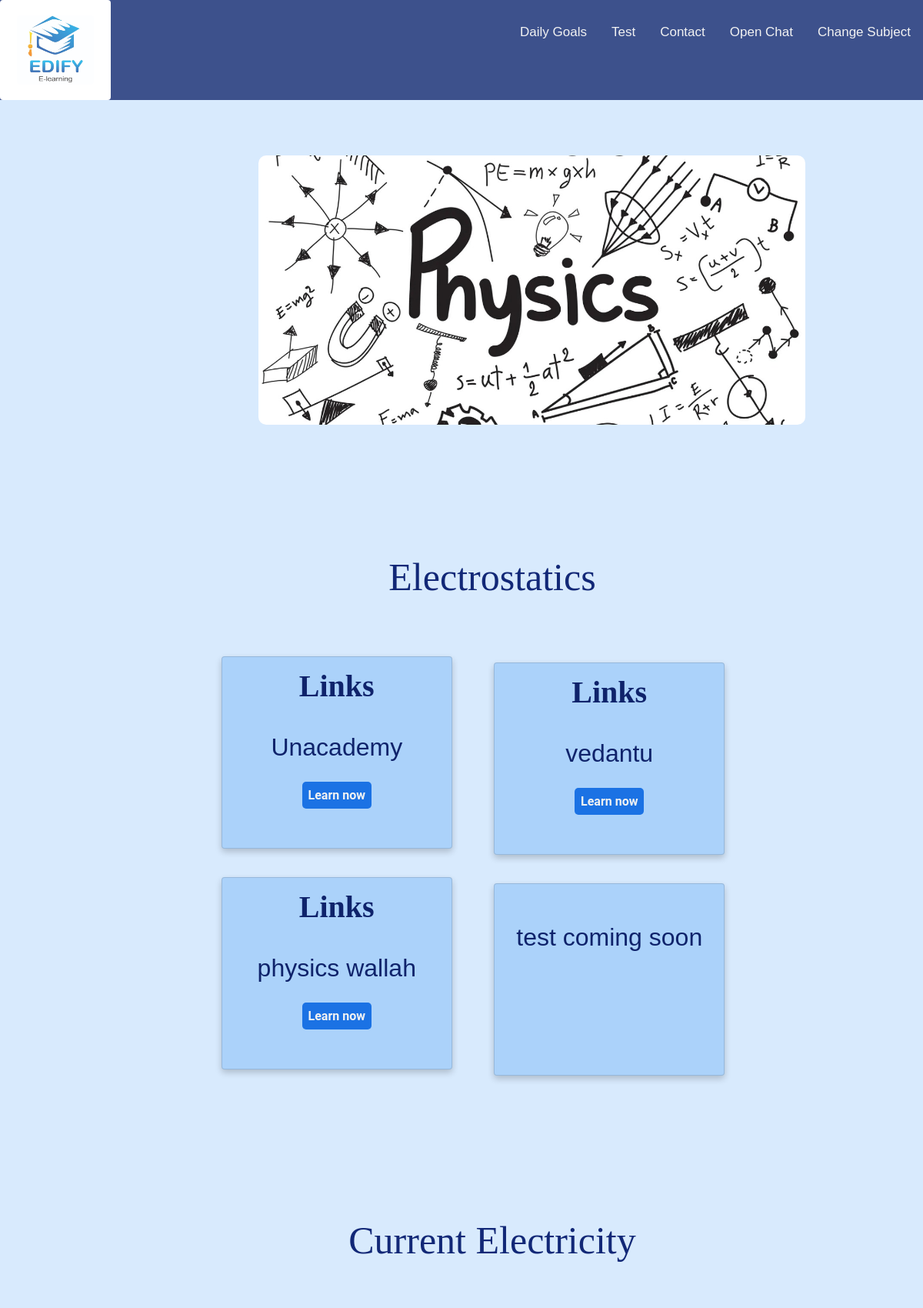
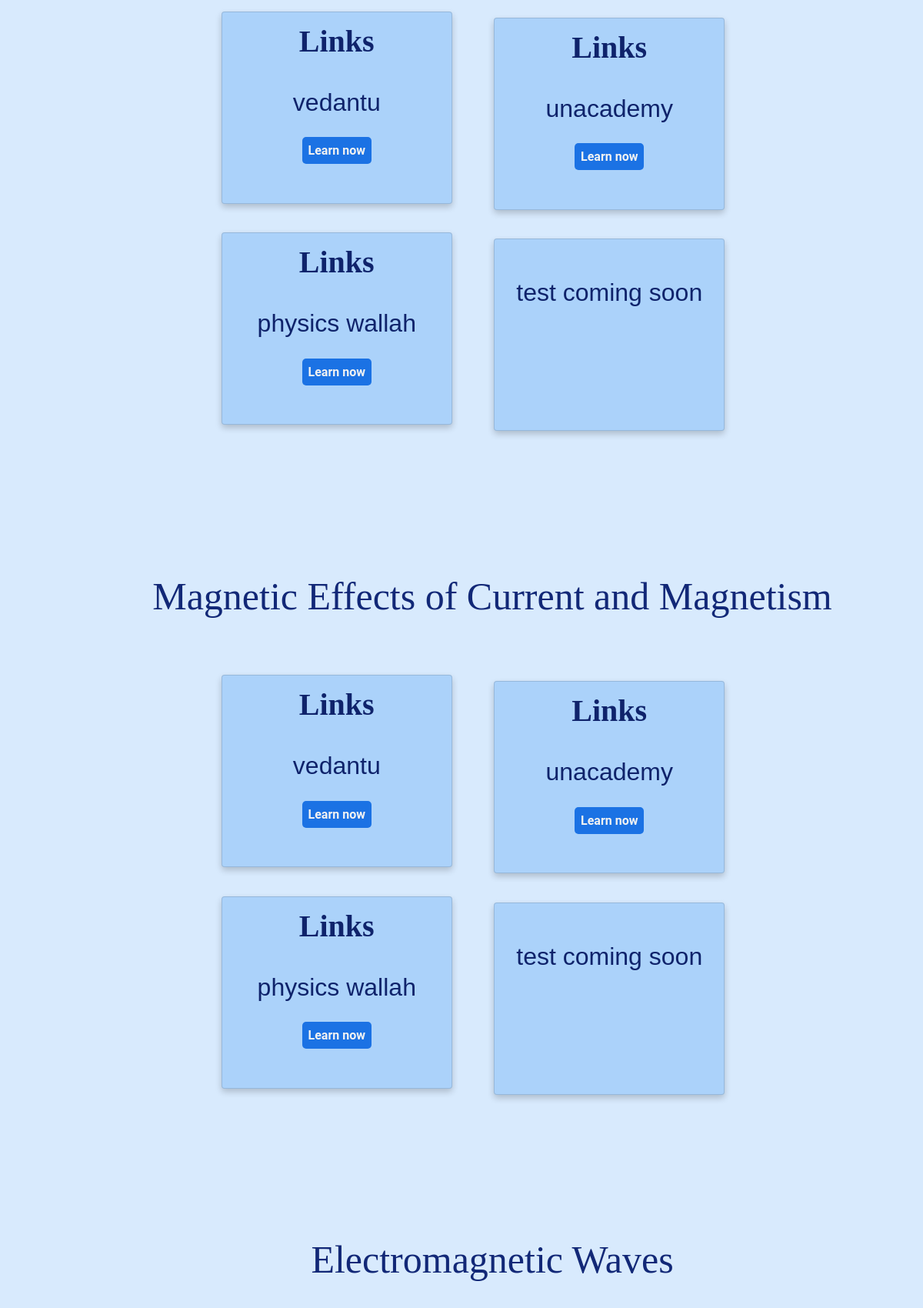
The page /maths (upper part) on the database its author committed (2 pictures, top to bottom).
### edify/models.py (models this page shows, shortened)
class Physics(models.Model):
    name:models.CharField(max_length=100)
    topic1=models.CharField(max_length=100)
    channel1=models.CharField(max_length=100)
    link1=models.URLField(max_length=200)
    channel2=models.CharField(max_length=100)
    link2=models.URLField(max_length=200)
    channel3=models.CharField(max_length=100)
    link3=models.URLField(max_length=200)

### edify/views.py (the view)
# urls.py: path("maths",views.courses,name='maths'),
def courses(request):
    context_object_name = 'courses'
    chaps=Physics.objects.all()
    img1=phyimg()
    img1.img='static\images\physics2.jpg'
    return render(request,'index.html',{'chaps':chaps,'img1':img1})

### templates/index.html (shortened to what this page needs)
<!DOCTYPE html>
<html>
<head>
<link href="https://cdn.jsdelivr.net/npm/bootstrap@5.0.2/dist/css/bootstrap.min.css" rel="stylesheet">
<link rel="stylesheet" href="https://cdnjs.cloudflare.com/ajax/libs/font-awesome/4.7.0/css/font-awesome.min.css">
{% load static %}
<link rel="stylesheet" href="{% static 'css\index.css' %}">
</head>
<body>
<div  class="topnav" id="myTopnav">
 <a class="limg" href="{% url 'index' %} "><img src="{% static 'images/logo.jpeg' %}"  alt="logo"></a>
  <div style="float: right;margin-top: 15px;">
    <a href="/todo/tasks" target="blank" class="active">Daily Goals</a>
    <a href="https://forms.gle/mAUCVPSeZ6G8PXmM6" target="blank" class="active">Test</a>
    <a href="contact">Contact</a>
<a href="#" onclick="collectchat.open()">Open Chat</a>
  <a href="{% url 'index' %}#course ">Change Subject</a>
  </div>
</div>
<br>
<br>
<br>
<div >
  <img src="{{img1.img}} " alt="##" class="first">
  </div>
<br>
<br>
<br>
<br>
<br>
<br>
<br>
  {% for chap in chaps %}
  <h1 class="trigo">{{chap.topic1}}</h1>
  <br>
  <br>
<div class="cards">
  <div class="sep" style ="display: inline-block;padding: 10px;">
<div class="card">
  <div class="container">
    <h1 class="card-heading">Links</h1>
    <br>
    <h2 style="text-align: center;color: #0F236B;">{{chap.channel1}}</h2>
    <br>
    <a href="{{chap.link1}} " target="blank" class="links">Learn now</a>
  </div>
</div>
<br>
<div class="card">
  <div class="container">
    <h1 class="card-heading">Links</h1>
    <br>
    <h2 style="text-align: center;color: #0F236B;">{{chap.channel2}}</h2>
    <br>
    <a href="{{chap.link2}}" class="links">Learn now</a>
  </div>
</div>
</div>
<div class="sep" style ="display: inline-block;padding: 10px;">
  <div class="card">
    <div class="container">
      <h1 class="card-heading">Links</h1>
      <br>
      <h2 style="text-align: center;color: #0F236B;">{{chap.channel3}}</h2>
      <br>
      <a href="{{chap.link2}}"  class="links">Learn now</a>
    </div>
  </div>
  <br>
  <div class="card">
    <div class="container">
      <h1 class="card-heading"></h1>
      <br>
      <h2 style="text-align: center;color: #0F236B;">test coming soon </h2>
      <br>
    </div>
  </div>
  </div>
</div>
<br>
<br>
<br>
<br>
<br>
<br>
<br>
{% endfor %}
</body>
</html>

### atharva/static/css/index.css (style rules this page uses)
body { margin: 0; background-color: #D8EAFD; font-family: Arial, Helvetica, sans-serif; }
.first { height: 350px; border-radius: 10px; border-radius: 10px; margin-left: 18%; }
.topnav { position: -webkit-sticky; position: sticky; overflow: hidden; background-color: rgb(61, 81, 140); }
.topnav a { float: left; display: block; color: #f2f2f2; text-align: center; padding: 14px 16px; text-decoration: none; font-size: 17px; }
.limg img { border-radius: 5px; float: left ; height: 90px; width:100px; margin: 6px; }
.cards { text-align: center; width: 100%; }
.card { padding: 10px; height: 200px; margin: 2%; box-shadow: 0 4px 8px 0 rgba(0,0,0,0.2); transition: 0.3s; background-color: #ABD2FA; margin-left: 30px; height: 250px; width: 300px; }
.card-heading { color: #0F236B; font-family: 'Pacifico', cursive; text-align: center; padding-top: 2px; padding-bottom: 4px; font-weight:bold; }
.links { font-family: 'Roboto', sans-serif; width: max-content; padding:8px; text-decoration: none; font-weight: 600; background-color: rgb(27, 114, 228); color: #f2f2f2; border-radius: 5px; cursor: pointer; }
.container { padding: 2px 16px; }
.trigo { font-family: 'PT Serif', serif; text-align: center; color: #122877 ; padding-left: 80px; font-size: 50px; font-weight: 400; }

### templates/index.html (style rules this page uses)
.first { height: 350px; border-radius: 10px; border-radius: 10px; margin-left: 28%; }

### rows shown on the page
Physics: topic1 "Electrostatics", channel1 "Unacademy", channel2 "physics wallah", channel3 "vedantu"
Physics: topic1 "Current Electricity", channel1 "vedantu", channel2 "physics wallah", channel3 "unacademy"
Physics: topic1 "Magnetic Effects of Current and Magnetism", channel1 "vedantu", channel2 "physics wallah", channel3 "unacademy"
Physics: topic1 "Electromagnetic Waves"
